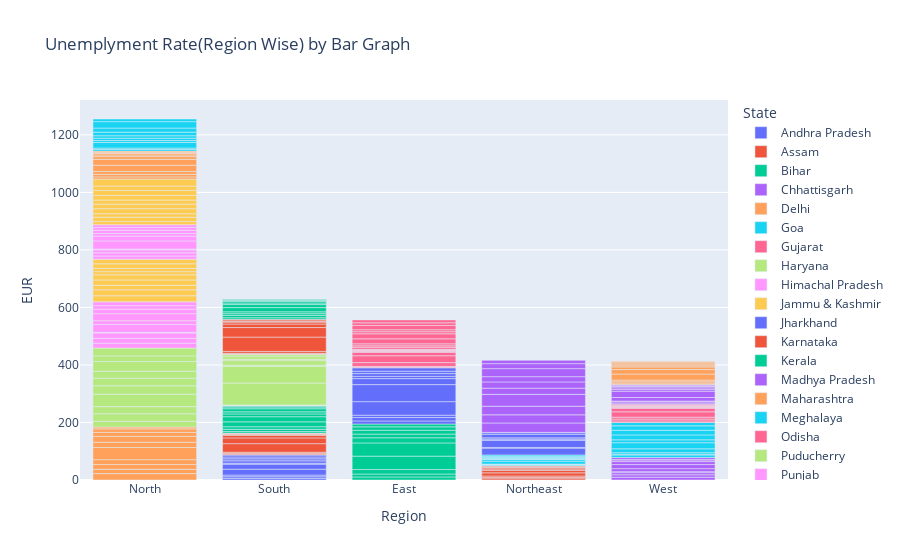

The notebook cell this image was saved under:
### Code cell
fig=px.bar(data,x='Region',y='EUR',color='State',title="Unemplyment Rate(Region Wise) by Bar Graph")
fig.update_layout(xaxis={'categoryorder':'total descending'})
fig.show()

### Figure 1 — Plotly figure (JSON) as saved in the notebook; plotly's stock layout.template omitted (floating-point values rounded to 4 significant figures)
{"data": [{"alignmentgroup": "True", "hovertemplate": "State=Andhra Pradesh<br>Region=%{x}<br>EUR=%{y}<extra></extra>", "legendgroup": "Andhra Pradesh", "marker": {"color": "#636efa", "pattern": {"shape": ""}}, "name": "Andhra Pradesh", "offsetgroup": "Andhra Pradesh", "orientation": "v", "showlegend": true, "textposition": "auto", "type": "bar", "x": ["South", "South", "South", "South", "South", "South", "South", "South", "South", "South"], "xaxis": "x", "y": [5.48, 5.83, 5.79, 20.51, 17.43, 3.31, 8.34, 6.96, 6.4, 6.59], "yaxis": "y"}, {"alignmentgroup": "True", "hovertemplate": "State=Assam<br>Region=%{x}<br>EUR=%{y}<extra></extra>", "legendgroup": "Assam", "marker": {"color": "#EF553B", "pattern": {"shape": ""}}, "name": "Assam", "offsetgroup": "Assam", "orientation": "v", "showlegend": true, "textposition": "auto", "type": "bar", "x": ["Northeast", "Northeast", "Northeast", "Northeast", "Northeast", "Northeast", "Northeast", "Northeast", "Northeast", "Northeast"], "xaxis": "x", "y": [4.66, 4.41, 4.77, 11.06, 9.55, 0.6, 3.77, 5.53, 1.19, 3.02], "yaxis": "y"}, {"alignmentgroup": "True", "hovertemplate": "State=Bihar<br>Region=%{x}<br>EUR=%{y}<extra></extra>", "legendgroup": "Bihar", "marker": {"color": "#00cc96", "pattern": {"shape": ""}}, "name": "Bihar", "offsetgroup": "Bihar", "orientation": "v", "showlegend": true, "textposition": "auto", "type": "bar", "x": ["East", "East", "East", "East", "East", "East", "East", "East", "East", "East"], "xaxis": "x", "y": [10.61, 10.29, 15.43, 46.64, 45.96, 17.82, 12.79, 13.44, 11.91, 9.82], "yaxis": "y"}, {"alignmentgroup": "True", "hovertemplate": "State=Chhattisgarh<br>Region=%{x}<br>EUR=%{y}<extra></extra>", "legendgroup": "Chhattisgarh", "marker": {"color": "#ab63fa", "pattern": {"shape": ""}}, "name": "Chhattisgarh", "offsetgroup": "Chhattisgarh", "orientation": "v", "showlegend": true, "textposition": "auto", "type": "bar", "x": ["West", "West", "West", "West", "West", "West", "West", "West", "West", "West"], "xaxis": "x", "y": [9.65, 8.38, 7.54, 3.41, 10.5, 14.23, 10.27, 5.63, 1.96, 6.62], "yaxis": "y"}, {"alignmentgroup": "True", "hovertemplate": "State=Delhi<br>Region=%{x}<br>EUR=%{y}<extra></extra>", "legendgroup": "Delhi", "marker": {"color": "#FFA15A", "pattern": {"shape": ""}}, "name": "Delhi", "offsetgroup": "Delhi", "orientation": "v", "showlegend": true, "textposition": "auto", "type": "bar", "x": ["North", "North", "North", "North", "North", "North", "North", "North", "North", "North"], "xaxis": "x", "y": [22.23, 14.84, 17.04, 16.68, 42.27, 18.19, 20.3, 13.79, 12.53, 6.27], "yaxis": "y"}, {"alignmentgroup": "True", "hovertemplate": "State=Goa<br>Region=%{x}<br>EUR=%{y}<extra></extra>", "legendgroup": "Goa", "marker": {"color": "#19d3f3", "pattern": {"shape": ""}}, "name": "Goa", "offsetgroup": "Goa", "orientation": "v", "showlegend": true, "textposition": "auto", "type": "bar", "x": ["West", "West", "West", "West", "West", "West", "West", "West", "West", "West"], "xaxis": "x", "y": [8.89, 2.81, 5.25, 13.31, 21.25, 9.96, 17.07, 16.21, 15.38, 11.54], "yaxis": "y"}, {"alignmentgroup": "True", "hovertemplate": "State=Gujarat<br>Region=%{x}<br>EUR=%{y}<extra></extra>", "legendgroup": "Gujarat", "marker": {"color": "#FF6692", "pattern": {"shape": ""}}, "name": "Gujarat", "offsetgroup": "Gujarat", "orientation": "v", "showlegend": true, "textposition": "auto", "type": "bar", "x": ["West", "West", "West", "West", "West", "West", "West", "West", "West", "West"], "xaxis": "x", "y": [5.54, 6.38, 6.66, 18.71, 12.11, 3.2, 1.84, 1.87, 3.42, 4.03], "yaxis": "y"}, {"alignmentgroup": "True", "hovertemplate": "State=Haryana<br>Region=%{x}<br>EUR=%{y}<extra></extra>", "legendgroup": "Haryana", "marker": {"color": "#B6E880", "pattern": {"shape": ""}}, "name": "Haryana", "offsetgroup": "Haryana", "orientation": "v", "showlegend": true, "textposition": "auto", "type": "bar", "x": ["North", "North", "North", "North", "North", "North", "North", "North", "North", "North"], "xaxis": "x", "y": [20.34, 25.77, 25.05, 43.22, 29.02, 26.7, 24.18, 33.5, 19.68, 27.31], "yaxis": "y"}, {"alignmentgroup": "True", "hovertemplate": "State=Himachal Pradesh<br>Region=%{x}<br>EUR=%{y}<extra></extra>", "legendgroup": "Himachal Pradesh", "marker": {"color": "#FF97FF", "pattern": {"shape": ""}}, "name": "Himachal Pradesh", "offsetgroup": "Himachal Pradesh", "orientation": "v", "showlegend": true, "textposition": "auto", "type": "bar", "x": ["North", "North", "North", "North", "North", "North", "North", "North", "North", "North"], "xaxis": "x", "y": [16.83, 16.84, 18.76, 2.2, 26.95, 13.47, 24.31, 15.79, 12.04, 13.46], "yaxis": "y"}, {"alignmentgroup": "True", "hovertemplate": "State=Jammu & Kashmir<br>Region=%{x}<br>EUR=%{y}<extra></extra>", "legendgroup": "Jammu & Kashmir", "marker": {"color": "#FECB52", "pattern": {"shape": ""}}, "name": "Jammu & Kashmir", "offsetgroup": "Jammu & Kashmir", "orientation": "v", "showlegend": true, "textposition": "auto", "type": "bar", "x": ["North", "North", "North", "North", "North", "North", "North", "North", "North"], "xaxis": "x", "y": [21.08, 20.78, 15.5, 18.74, 17.92, 10.88, 11.09, 16.17, 16.14], "yaxis": "y"}, {"alignmentgroup": "True", "hovertemplate": "State=Jharkhand<br>Region=%{x}<br>EUR=%{y}<extra></extra>", "legendgroup": "Jharkhand", "marker": {"color": "#636efa", "pattern": {"shape": ""}}, "name": "Jharkhand", "offsetgroup": "Jharkhand", "orientation": "v", "showlegend": true, "textposition": "auto", "type": "bar", "x": ["East", "East", "East", "East", "East", "East", "East", "East", "East", "East"], "xaxis": "x", "y": [10.61, 11.85, 8.23, 47.09, 59.23, 20.95, 7.63, 9.76, 8.24, 11.8], "yaxis": "y"}, {"alignmentgroup": "True", "hovertemplate": "State=Karnataka<br>Region=%{x}<br>EUR=%{y}<extra></extra>", "legendgroup": "Karnataka", "marker": {"color": "#EF553B", "pattern": {"shape": ""}}, "name": "Karnataka", "offsetgroup": "Karnataka", "orientation": "v", "showlegend": true, "textposition": "auto", "type": "bar", "x": ["South", "South", "South", "South", "South", "South", "South", "South", "South", "South"], "xaxis": "x", "y": [2.86, 3.61, 3.46, 29.84, 19.97, 8.44, 4.01, 0.5, 2.41, 1.58], "yaxis": "y"}, {"alignmentgroup": "True", "hovertemplate": "State=Kerala<br>Region=%{x}<br>EUR=%{y}<extra></extra>", "legendgroup": "Kerala", "marker": {"color": "#00cc96", "pattern": {"shape": ""}}, "name": "Kerala", "offsetgroup": "Kerala", "orientation": "v", "showlegend": true, "textposition": "auto", "type": "bar", "x": ["South", "South", "South", "South", "South", "South", "South", "South", "South", "South"], "xaxis": "x", "y": [5.31, 7.6, 8.99, 16.99, 17.88, 9.71, 7.09, 10.98, 5.91, 3.88], "yaxis": "y"}, {"alignmentgroup": "True", "hovertemplate": "State=Madhya Pradesh<br>Region=%{x}<br>EUR=%{y}<extra></extra>", "legendgroup": "Madhya Pradesh", "marker": {"color": "#ab63fa", "pattern": {"shape": ""}}, "name": "Madhya Pradesh", "offsetgroup": "Madhya Pradesh", "orientation": "v", "showlegend": true, "textposition": "auto", "type": "bar", "x": ["West", "West", "West", "West", "West", "West", "West", "West", "West", "West"], "xaxis": "x", "y": [4.11, 4.57, 2.22, 12.36, 21.98, 6.48, 5.08, 4.7, 3.91, 3.13], "yaxis": "y"}, {"alignmentgroup": "True", "hovertemplate": "State=Maharashtra<br>Region=%{x}<br>EUR=%{y}<extra></extra>", "legendgroup": "Maharashtra", "marker": {"color": "#FFA15A", "pattern": {"shape": ""}}, "name": "Maharashtra", "offsetgroup": "Maharashtra", "orientation": "v", "showlegend": true, "textposition": "auto", "type": "bar", "x": ["West", "West", "West", "West", "West", "West", "West", "West", "West", "West"], "xaxis": "x", "y": [4.95, 4.69, 5.79, 20.9, 15.46, 9.23, 3.89, 6.23, 4.55, 4.1], "yaxis": "y"}, {"alignmentgroup": "True", "hovertemplate": "State=Meghalaya<br>Region=%{x}<br>EUR=%{y}<extra></extra>", "legendgroup": "Meghalaya", "marker": {"color": "#19d3f3", "pattern": {"shape": ""}}, "name": "Meghalaya", "offsetgroup": "Meghalaya", "orientation": "v", "showlegend": true, "textposition": "auto", "type": "bar", "x": ["Northeast", "Northeast", "Northeast", "Northeast", "Northeast", "Northeast", "Northeast", "Northeast", "Northeast", "Northeast"], "xaxis": "x", "y": [1.66, 3.59, 1.58, 10.03, 5.92, 1.15, 2.1, 3.74, 4.29, 4.6], "yaxis": "y"}, {"alignmentgroup": "True", "hovertemplate": "State=Odisha<br>Region=%{x}<br>EUR=%{y}<extra></extra>", "legendgroup": "Odisha", "marker": {"color": "#FF6692", "pattern": {"shape": ""}}, "name": "Odisha", "offsetgroup": "Odisha", "orientation": "v", "showlegend": true, "textposition": "auto", "type": "bar", "x": ["East", "East", "East", "East", "East", "East", "East", "East", "East", "East"], "xaxis": "x", "y": [1.9, 3.12, 13.08, 23.76, 11.41, 3.77, 1.88, 1.42, 2.1, 2.18], "yaxis": "y"}, {"alignmentgroup": "True", "hovertemplate": "State=Puducherry<br>Region=%{x}<br>EUR=%{y}<extra></extra>", "legendgroup": "Puducherry", "marker": {"color": "#B6E880", "pattern": {"shape": ""}}, "name": "Puducherry", "offsetgroup": "Puducherry", "orientation": "v", "showlegend": true, "textposition": "auto", "type": "bar", "x": ["South", "South", "South", "South", "South", "South", "South", "South", "South", "South"], "xaxis": "x", "y": [0.58, 1.76, 1.2, 75.85, 58.19, 4.24, 15.47, 5.05, 10.9, 6.18], "yaxis": "y"}, {"alignmentgroup": "True", "hovertemplate": "State=Punjab<br>Region=%{x}<br>EUR=%{y}<extra></extra>", "legendgroup": "Punjab", "marker": {"color": "#FF97FF", "pattern": {"shape": ""}}, "name": "Punjab", "offsetgroup": "Punjab", "orientation": "v", "showlegend": true, "textposition": "auto", "type": "bar", "x": ["North", "North", "North", "North", "North", "North", "North", "North", "North", "North"], "xaxis": "x", "y": [11.11, 10.97, 10.32, 2.86, 28.33, 16.55, 9.19, 10.99, 9.61, 9.88], "yaxis": "y"}, {"alignmentgroup": "True", "hovertemplate": "State=Rajasthan<br>Region=%{x}<br>EUR=%{y}<extra></extra>", "legendgroup": "Rajasthan", "marker": {"color": "#FECB52", "pattern": {"shape": ""}}, "name": "Rajasthan", "offsetgroup": "Rajasthan", "orientation": "v", "showlegend": true, "textposition": "auto", "type": "bar", "x": ["North", "North", "North", "North", "North", "North", "North", "North", "North", "North"], "xaxis": "x", "y": [10.97, 15.16, 11.9, 17.7, 15.74, 14.39, 15.81, 17.51, 15.35, 24.15], "yaxis": "y"}, {"alignmentgroup": "True", "hovertemplate": "State=Sikkim<br>Region=%{x}<br>EUR=%{y}<extra></extra>", "legendgroup": "Sikkim", "marker": {"color": "#636efa", "pattern": {"shape": ""}}, "name": "Sikkim", "offsetgroup": "Sikkim", "orientation": "v", "showlegend": true, "textposition": "auto", "type": "bar", "x": ["Northeast", "Northeast", "Northeast", "Northeast", "Northeast", "Northeast", "Northeast", "Northeast"], "xaxis": "x", "y": [23.57, 2.28, 24.51, 4.46, 4.45, 12.49, 5.7, 0.88], "yaxis": "y"}, {"alignmentgroup": "True", "hovertemplate": "State=Tamil Nadu<br>Region=%{x}<br>EUR=%{y}<extra></extra>", "legendgroup": "Tamil Nadu", "marker": {"color": "#EF553B", "pattern": {"shape": ""}}, "name": "Tamil Nadu", "offsetgroup": "Tamil Nadu", "orientation": "v", "showlegend": true, "textposition": "auto", "type": "bar", "x": ["South", "South", "South", "South", "South", "South", "South", "South", "South", "South"], "xaxis": "x", "y": [1.57, 2.09, 6.4, 49.83, 33.16, 12.2, 6.81, 2.65, 5, 2.16], "yaxis": "y"}, {"alignmentgroup": "True", "hovertemplate": "State=Telangana<br>Region=%{x}<br>EUR=%{y}<extra></extra>", "legendgroup": "Telangana", "marker": {"color": "#00cc96", "pattern": {"shape": ""}}, "name": "Telangana", "offsetgroup": "Telangana", "orientation": "v", "showlegend": true, "textposition": "auto", "type": "bar", "x": ["South", "South", "South", "South", "South", "South", "South", "South", "South", "South"], "xaxis": "x", "y": [5.49, 8.29, 5.77, 6.25, 14.7, 10.55, 5.36, 5.79, 3.27, 2.86], "yaxis": "y"}, {"alignmentgroup": "True", "hovertemplate": "State=Tripura<br>Region=%{x}<br>EUR=%{y}<extra></extra>", "legendgroup": "Tripura", "marker": {"color": "#ab63fa", "pattern": {"shape": ""}}, "name": "Tripura", "offsetgroup": "Tripura", "orientation": "v", "showlegend": true, "textposition": "auto", "type": "bar", "x": ["Northeast", "Northeast", "Northeast", "Northeast", "Northeast", "Northeast", "Northeast", "Northeast", "Northeast", "Northeast"], "xaxis": "x", "y": [32.67, 28.4, 29.95, 41.23, 21.51, 21.71, 18.24, 27.92, 17.35, 11.57], "yaxis": "y"}, {"alignmentgroup": "True", "hovertemplate": "State=Uttar Pradesh<br>Region=%{x}<br>EUR=%{y}<extra></extra>", "legendgroup": "Uttar Pradesh", "marker": {"color": "#FFA15A", "pattern": {"shape": ""}}, "name": "Uttar Pradesh", "offsetgroup": "Uttar Pradesh", "orientation": "v", "showlegend": true, "textposition": "auto", "type": "bar", "x": ["North", "North", "North", "North", "North", "North", "North", "North", "North", "North"], "xaxis": "x", "y": [7.58, 8.98, 10.11, 21.54, 20.41, 9.47, 5.56, 5.79, 4.18, 3.75], "yaxis": "y"}, {"alignmentgroup": "True", "hovertemplate": "State=Uttarakhand<br>Region=%{x}<br>EUR=%{y}<extra></extra>", "legendgroup": "Uttarakhand", "marker": {"color": "#19d3f3", "pattern": {"shape": ""}}, "name": "Uttarakhand", "offsetgroup": "Uttarakhand", "orientation": "v", "showlegend": true, "textposition": "auto", "type": "bar", "x": ["North", "North", "North", "North", "North", "North", "North", "North", "North", "North"], "xaxis": "x", "y": [5.49, 4.99, 19.85, 6.48, 8.01, 8.61, 12.38, 14.26, 22.26, 9.23], "yaxis": "y"}, {"alignmentgroup": "True", "hovertemplate": "State=West Bengal<br>Region=%{x}<br>EUR=%{y}<extra></extra>", "legendgroup": "West Bengal", "marker": {"color": "#FF6692", "pattern": {"shape": ""}}, "name": "West Bengal", "offsetgroup": "West Bengal", "orientation": "v", "showlegend": true, "textposition": "auto", "type": "bar", "x": ["East", "East", "East", "East", "East", "East", "East", "East", "East", "East"], "xaxis": "x", "y": [6.94, 4.92, 6.92, 17.41, 17.41, 7.29, 6.83, 14.87, 9.35, 9.98], "yaxis": "y"}], "layout": {"barmode": "relative", "legend": {"title": {"text": "State"}, "tracegroupgap": 0}, "title": {"text": "Unemplyment Rate(Region Wise) by Bar Graph"}, "xaxis": {"anchor": "y", "categoryorder": "total descending", "domain": [0, 1], "title": {"text": "Region"}}, "yaxis": {"anchor": "x", "domain": [0, 1], "title": {"text": "EUR"}}}}
